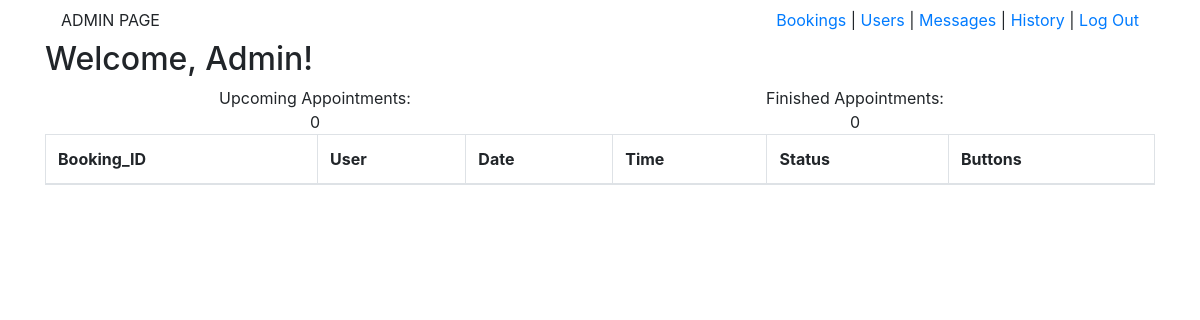
Page /admin/adminpage.php on the earlier database version.
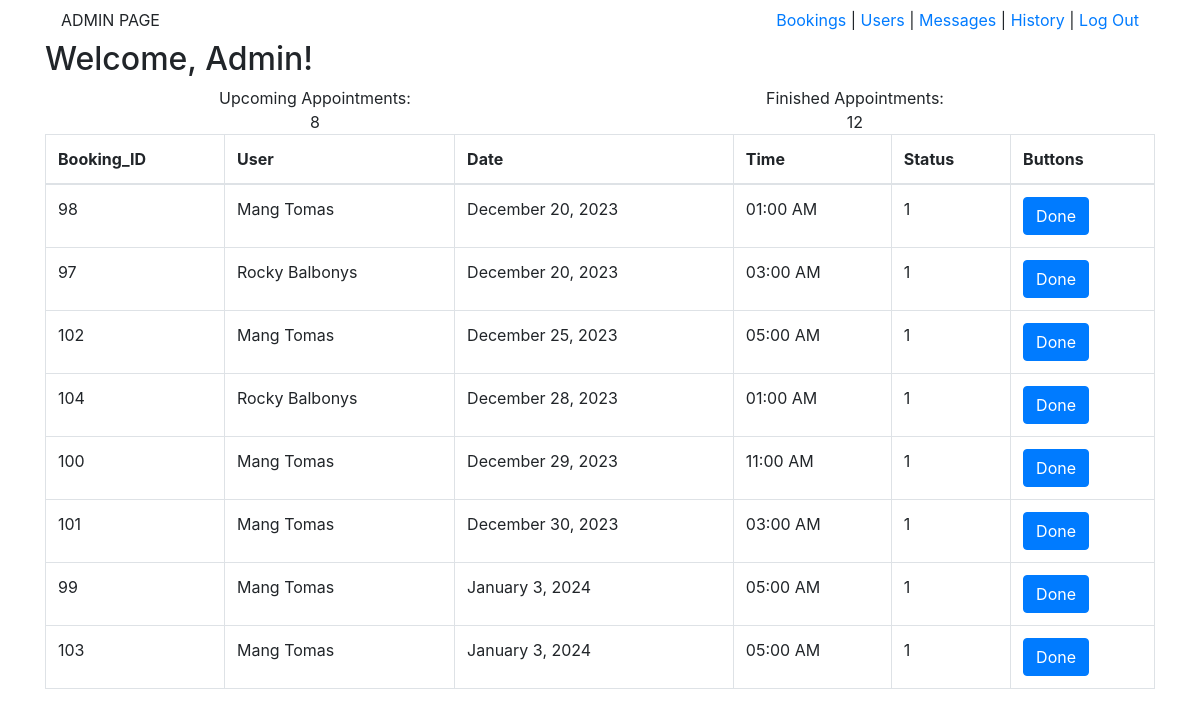
Same page on the later database version.
### tables this page shows
CREATE TABLE `tbl_bookings` (
  `booking_id` int NOT NULL,
  `booking_user` int NOT NULL,
  `booking_service` int NOT NULL,
  `booking_date` date NOT NULL,
  `booking_time` time(6) NOT NULL,
  `booking_status` varchar(10) NOT NULL DEFAULT '1'
);

CREATE TABLE `tbl_users` (
  `user_id` int NOT NULL,
  `user_email` varchar(50) NOT NULL,
  `user_password` varchar(60) NOT NULL,
  `user_firstname` varchar(50) NOT NULL,
  `user_lastname` varchar(50) NOT NULL,
  `user_gender` varchar(10) NOT NULL,
  `user_phonenumber` varchar(11) NOT NULL
);

### admin/adminpage.php (the view, shortened to what this page needs)
<?php
    include "connection.php";
?>
<!DOCTYPE html>
<html lang="en">
<head>
    <link href="https://stackpath.bootstrapcdn.com/bootstrap/4.5.2/css/bootstrap.min.css" rel="stylesheet">
</head>
<body>
    <div class="container">
            <nav class="navbar">
                <div class="nav-item">ADMIN PAGE</div>
                <div class="nav-item"> <a href  ="adminpage.php">Bookings</a> | <a href  ="users.php">Users</a> | <a href  ="messages.php">Messages</a> | <a href  ="history.php">History</a> | <a href="logout.php">Log Out</a></div>
            </nav>
            <div class="h2">
                Welcome, Admin!
            </div>
            <div class="container row text-center">
                <div class="text-center col-6">
                    Upcoming Appointments:
                    <div class="text-center"><?php
                    $countActive = "SELECT COUNT(*) AS row_count
                   FROM `tbl_bookings`
                   WHERE booking_status = 1";
                   $result = mysqli_query($conn, $countActive);
                   if ($result) {
                       $row = mysqli_fetch_assoc($result);
                       $rowCount = $row['row_count'];
                       echo $rowCount;
                   } else {
                       echo "Error: " . mysqli_error($conn);
                   }
                    ?></div>
                </div>
                <div class="text-center col-6">
                    <div class="text-center "></div>Finished Appointments:
                    <div><?php
                    $countActive = "SELECT COUNT(*) AS row_count
                   FROM `tbl_history`
                   WHERE booking_status = 2";
                   $result = mysqli_query($conn, $countActive);
                   if ($result) {
                       $row = mysqli_fetch_assoc($result);
                       $rowCount = $row['row_count'];
                       echo $rowCount;
                   } else {
                       echo "Error: " . mysqli_error($conn);
                   }
                    ?></div>
                </div>
            </div>
            <div>
                <?php
                    $selectAllAppointments = "SELECT * FROM tbl_bookings
                     JOIN tbl_users
                     ON tbl_bookings.booking_user = tbl_users.user_id
                     ORDER BY booking_date ASC, booking_time ASC;";
                    $query = mysqli_query($conn, $selectAllAppointments);
                    if (mysqli_query($conn, $selectAllAppointments)) {
                       echo '<table class="table table-bordered" id="bookingTable">
                                   <thead>
                                       <tr>
                                           <th>Booking_ID</th>
                                           <th>User</th>
                                           <th>Date</th>
                                           <th>Time</th>
                                           <th>Status</th>
                                           <th>Buttons</th>
                                       </tr>
                                   </thead>
                                   <tbody>';
                           while ($row = mysqli_fetch_array($query)) {
                               echo '<tr data-booking-id="' . $row["booking_id"] . '">';
                               echo '<td>' . $row["booking_id"] . '</td>';
                               echo '<td>' . $row["user_firstname"] . " " . $row["user_lastname"] . '</td>';
                               $formattedDate = date('F j, Y', strtotime($row["booking_date"]));
                               echo '<td>' .  $formattedDate . '</td>';
                               $formattedTime = date('h:i A', strtotime($row["booking_time"]));
                               echo '<td>' . $formattedTime . '</td>';
                               echo '<td>' . $row["booking_status"] . '</td>';
                               echo '<td>' . "<div class='btn delete-btn btn-primary'>Done</div>" . '</td>';
                               echo '</tr>';
                           }
                           echo '</tbody>
                               </table>';
                    }
                ?>
            </div>
    </div>
</body>
</html>

Differences in the rows shown:
added tbl_bookings: booking_id "98", tbl_users.user_firstname "Mang", tbl_users.user_lastname "Tomas", booking_date "December 20, 2023", booking_time "01:00 AM", booking_status "1"
added tbl_bookings: booking_id "97", tbl_users.user_firstname "Rocky", tbl_users.user_lastname "Balbonys", booking_date "December 20, 2023", booking_time "03:00 AM", booking_status "1"
added tbl_bookings: booking_id "102", tbl_users.user_firstname "Mang", tbl_users.user_lastname "Tomas", booking_date "December 25, 2023", booking_time "05:00 AM", booking_status "1"
added tbl_bookings: booking_id "104", tbl_users.user_firstname "Rocky", tbl_users.user_lastname "Balbonys", booking_date "December 28, 2023", booking_time "01:00 AM", booking_status "1"
added tbl_bookings: booking_id "100", tbl_users.user_firstname "Mang", tbl_users.user_lastname "Tomas", booking_date "December 29, 2023", booking_time "11:00 AM", booking_status "1"
added tbl_bookings: booking_id "101", tbl_users.user_firstname "Mang", tbl_users.user_lastname "Tomas", booking_date "December 30, 2023", booking_time "03:00 AM", booking_status "1"
added tbl_bookings: booking_id "99", tbl_users.user_firstname "Mang", tbl_users.user_lastname "Tomas", booking_date "January 3, 2024", booking_time "05:00 AM", booking_status "1"
added tbl_bookings: booking_id "103", tbl_users.user_firstname "Mang", tbl_users.user_lastname "Tomas", booking_date "January 3, 2024", booking_time "05:00 AM", booking_status "1"
Other differences:
$rowCount: "0" → "8"
$rowCount: "0" → "12"
